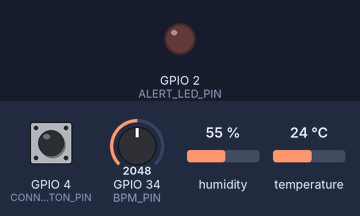
A sketch run on a simulated ESP32. On the bench: output pins drawn as LEDs (lit = HIGH). The inputs (shaded band) are chosen by the test bench; at power-on: temperature 24 °C, GPIO 4 (CONNECTIVITY_BUTTON_PIN) HIGH, GPIO 34 (BPM_PIN) = 2048, humidity 55 % (analog values on the 0–4095 scale). WiFi joins after 1.5 s; servers stay silent unless stated; no MQTT or app messages arrive unless stated; what the sketch prints to the serial monitor is not drawn.

Above: at 1.2 s.
1.3 s: temperature set to 37.7 °C
6.5 s: temperature set to 38.7 °C
At 11.5 s:
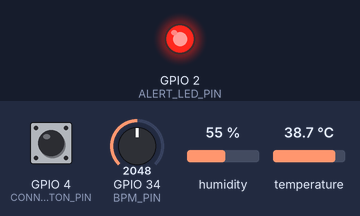
Timing chart, 0 to 13.0 s (numbered marks = the images above; inputs shaded):
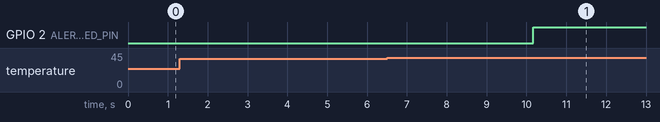

Measured:
- the behaviour switches between 38 and 38.1 °C on temperature (found by bisection; images 0 and 1)
- after the input at 1.3 s, every drawn part: stays the same
- after the input at 6.5 s, GPIO 2 (ALERT_LED_PIN): LOW → HIGH after 3.7 s

The sketch:

sketch.ino
```cpp
#include <Arduino.h>
#include <DHTesp.h>
#include <PubSubClient.h>
#include <WiFi.h>

#include "alert_logic.h"
#include "edge_buffer.h"
#include "mqtt_payload.h"

// ============================================================================
// CardioIA Fase 3 — Firmware Principal ESP32 (Edge Computing + MQTT)
// ============================================================================
// Simula um dispositivo vestível de monitoramento cardiológico contínuo com:
// 1. Coleta periódica (5.000 ms) de dois sensores distintos:
//    - DHT22 no GPIO 15 (temperatura ambiente/corporal simulada e umidade)
//    - Potenciômetro no ADC GPIO 34 (frequência cardíaca sintética: 40–180 BPM)
// 2. Processamento local na borda (Edge) e acionamento de LED de alerta (GPIO 2)
// 3. Simulação de conectividade Wi-Fi/MQTT via botão físico (GPIO 4) ou Serial
// 4. Resiliência offline via buffer circular FIFO (2.160 amostras = 3 horas)
// 5. Sincronização automática em lote e limpeza do buffer ao reconectar ao broker
// Nota: Utiliza dados exclusivamente sintéticos para fins acadêmicos.
namespace Config {
constexpr uint8_t DHT_PIN = 15;                  // Pino de dados do sensor DHT22
constexpr uint8_t BPM_PIN = 34;                  // Pino analógico (ADC1) do potenciômetro de BPM
constexpr uint8_t ALERT_LED_PIN = 2;             // LED vermelho indicador de alerta local
constexpr uint8_t CONNECTIVITY_BUTTON_PIN = 4;   // Botão pushbutton (pull-up) para alternar online/offline
constexpr uint32_t SAMPLE_INTERVAL_MS = 5000;    // Intervalo nominal de amostragem (5 segundos)
constexpr uint32_t BUTTON_DEBOUNCE_MS = 50;      // Tempo de debounce físico do botão (50 ms)
constexpr uint32_t RECONNECT_INTERVAL_MS = 5000; // Intervalo entre tentativas de reconexão Wi-Fi/MQTT
constexpr size_t OFFLINE_BUFFER_CAPACITY = 2160; // Capacidade offline: 2.160 amostras (3h a cada 5s)
constexpr uint16_t BPM_MIN = 40;                 // Limite inferior da escala sintética de BPM
constexpr uint16_t BPM_MAX = 180;                // Limite superior da escala sintética de BPM

constexpr char WIFI_SSID[] = "Wokwi-GUEST";
constexpr char MQTT_HOST[] = "broker.hivemq.com";
constexpr uint16_t MQTT_PORT = 1883;
constexpr char MQTT_CLIENT_ID[] = "cardioia-rm566777-esp32-01";
constexpr char TOPIC_TELEMETRY[] =
    "cardioia/fase3/rm566777/cardioia-esp32-01/telemetria";
constexpr char TOPIC_ALERT[] =
    "cardioia/fase3/rm566777/cardioia-esp32-01/alerta";
constexpr char TOPIC_STATUS[] =
    "cardioia/fase3/rm566777/cardioia-esp32-01/status";
}  // namespace Config

// Estrutura compacta de amostra retida em RAM (20 bytes por registro).
struct Sample {
  uint32_t sequence;
  uint32_t capturedAtMs;
  float temperatureC;
  float humidityPct;
  uint16_t bpm;
  bool sensorValid;
  uint8_t alertCode;
};

// Garante em tempo de compilação que o consumo do buffer seja previsível (43,2 KB).
static_assert(sizeof(Sample) == 20,
              "Revise a capacidade: o tamanho de Sample foi alterado");

DHTesp dht;
WiFiClient wifiClient;
PubSubClient mqttClient(wifiClient);
EdgeBuffer<Sample, Config::OFFLINE_BUFFER_CAPACITY> offlineBuffer;

uint32_t nextSequence = 1;
uint32_t lastSampleAt = 0;
uint32_t lastReconnectAttemptAt = 0;
uint32_t buttonChangedAt = 0;
bool forceDhtFailure = false;   // Flag de teste para simular falha do sensor DHT22
bool networkEnabled = true;     // Estado booleano de conectividade simulada (online/offline)
bool lastButtonReading = HIGH;
bool stableButtonState = HIGH;

// Converte a máscara binária de alerta no rótulo principal por ordem de prioridade clínica/técnica.
const char* primaryAlertLabel(uint8_t code) {
  if (code == ALERT_NONE) return "normal";
  if (code & ALERT_SENSOR_ERROR) return "sensor_error";
  if (code & ALERT_TEMP_HIGH) return "high_temperature";
  if (code & ALERT_BPM_HIGH) return "high_bpm";
  if (code & ALERT_BPM_LOW) return "low_bpm";
  return "unknown";
}

// Publica o estado operacional do dispositivo no tópico de status (com opção de retenção no broker).
void publishStatus(const char* state, bool retained) {
  if (!mqttClient.connected()) return;
  char payload[256];
  const int length = formatStatusJson(
      payload, sizeof(payload), state, offlineBuffer.size(),
      offlineBuffer.dropped(), millis());
  const bool valid = length > 0 && static_cast<size_t>(length) < sizeof(payload);
  const bool accepted = valid &&
                        mqttClient.publish(Config::TOPIC_STATUS, payload, retained);
  Serial.printf("MQTT_STATUS state=%s retained=%s accepted=%s pending=%u\n",
                state, retained ? "true" : "false",
                accepted ? "true" : "false",
                static_cast<unsigned>(offlineBuffer.size()));
}

// Publica uma amostra (ao vivo ou sincronizada do buffer) nos tópicos MQTT e registra no Monitor Serial.
bool publishSample(const Sample& sample, const char* source,
                   size_t pendingAfterPublish) {
  if (!mqttClient.connected()) return false;
  const TelemetryPayloadInput input{
      sample.sequence,       sample.capturedAtMs, sample.temperatureC,
      sample.humidityPct,    sample.bpm,          sample.sensorValid,
      sample.alertCode,      primaryAlertLabel(sample.alertCode),
      source,                pendingAfterPublish, offlineBuffer.dropped()};
  char payload[512];
  const int length = formatTelemetryJson(payload, sizeof(payload), input);
  if (length <= 0 || static_cast<size_t>(length) >= sizeof(payload)) {
    Serial.printf("MQTT_ERROR seq=%lu reason=payload_overflow\n",
                  static_cast<unsigned long>(sample.sequence));
    return false;
  }
  const bool telemetryAccepted =
      mqttClient.publish(Config::TOPIC_TELEMETRY, payload, false);
  bool alertAccepted = true;
  if (sample.alertCode != ALERT_NONE) {
    alertAccepted = mqttClient.publish(Config::TOPIC_ALERT, payload, false);
  }
  const bool accepted = telemetryAccepted && alertAccepted;
  Serial.printf(
      "MQTT_PUBLISH seq=%lu source=%s telemetry=%s alert=%s accepted=%s "
      "pending_after=%u payload=%s\n",
      static_cast<unsigned long>(sample.sequence), source,
      telemetryAccepted ? "true" : "false",
      alertAccepted ? "true" : "false", accepted ? "true" : "false",
      static_cast<unsigned>(pendingAfterPublish), payload);
  return accepted;
}

// Drena e sincroniza na ordem original (FIFO) todas as amostras retidas durante o período offline.
// Cada amostra só é removida do buffer local (discardFront) após confirmação de publicação.
void synchronizeBufferedSamples() {
  if (!mqttClient.connected() || offlineBuffer.empty()) return;
  Serial.printf("SYNC_START pending=%u dropped_samples=%lu\n",
                static_cast<unsigned>(offlineBuffer.size()),
                offlineBuffer.dropped());
  publishStatus("online_syncing", true);
  size_t sent = 0;
  Sample sample{};
  while (mqttClient.connected() && offlineBuffer.front(sample)) {
    const size_t pendingAfter = offlineBuffer.size() - 1;
    if (!publishSample(sample, "buffered", pendingAfter)) break;
    offlineBuffer.discardFront();
    ++sent;
    mqttClient.loop();
  }
  Serial.printf("SYNC_DONE sent=%u pending=%u dropped_samples=%lu\n",
                static_cast<unsigned>(sent),
                static_cast<unsigned>(offlineBuffer.size()),
                offlineBuffer.dropped());
  publishStatus(offlineBuffer.empty() ? "online" : "online_syncing", true);
}

// Armazena uma amostra no buffer circular local quando offline ou se a publicação falhar.
void enqueueSample(const Sample& sample, const char* reason) {
  const bool overwritten = offlineBuffer.push(sample);
  Serial.printf(
      "BUFFER_STORE seq=%lu reason=%s pending=%u capacity=%u "
      "dropped_samples=%lu overwritten=%s\n",
      static_cast<unsigned long>(sample.sequence), reason,
      static_cast<unsigned>(offlineBuffer.size()),
      static_cast<unsigned>(offlineBuffer.capacity()), offlineBuffer.dropped(),
      overwritten ? "true" : "false");
}

// Gerencia de forma não-bloqueante a conexão Wi-Fi, reconexão ao broker MQTT (com Last Will)
// e disparo da sincronização de pendências do buffer local.
void serviceNetwork() {
  if (!networkEnabled) return;
  if (WiFi.status() != WL_CONNECTED) {
    if (millis() - lastReconnectAttemptAt >= Config::RECONNECT_INTERVAL_MS) {
      lastReconnectAttemptAt = millis();
      Serial.println("WIFI_RECONNECT attempt=true");
      WiFi.begin(Config::WIFI_SSID, "", 6);
    }
    return;
  }
  if (!mqttClient.connected()) {
    if (millis() - lastReconnectAttemptAt < Config::RECONNECT_INTERVAL_MS) return;
    lastReconnectAttemptAt = millis();
    char willPayload[256];
    formatStatusJson(willPayload, sizeof(willPayload), "offline_unexpected",
                     offlineBuffer.size(), offlineBuffer.dropped(), millis());
    Serial.printf("MQTT_CONNECT host=%s port=%u\n", Config::MQTT_HOST,
                  Config::MQTT_PORT);
    const bool connected = mqttClient.connect(
        Config::MQTT_CLIENT_ID, Config::TOPIC_STATUS, 0, true, willPayload);
    Serial.printf("MQTT_CONNECT_RESULT connected=%s state=%d\n",
                  connected ? "true" : "false", mqttClient.state());
    if (connected) {
      publishStatus(offlineBuffer.empty() ? "online" : "online_syncing", true);
      synchronizeBufferedSamples();
    }
    return;
  }
  mqttClient.loop();
  synchronizeBufferedSamples();
}

// Alterna o estado simulado de conectividade (online/offline) por botão ou comando Serial.
void setNetworkEnabled(bool enabled, const char* source) {
  if (networkEnabled == enabled) return;
  networkEnabled = enabled;
  Serial.printf("CONNECTIVITY state=%s source=%s pending=%u\n",
                enabled ? "enabled" : "disabled", source,
                static_cast<unsigned>(offlineBuffer.size()));
  if (!enabled) {
    mqttClient.disconnect();
  } else {
    lastReconnectAttemptAt = millis() - Config::RECONNECT_INTERVAL_MS;
  }
}

// Processa comandos determinísticos enviados pelo Monitor Serial durante ensaios de validação:
// 'O'/'o' -> Desativa rede (modo offline) | 'N'/'n' -> Reativa rede (modo online e sincroniza)
// 'F'/'f' -> Simula falha do sensor DHT22 | 'R'/'r' -> Recupera leitura normal do DHT22
void processTestCommands() {
  while (Serial.available() > 0) {
    const char command = static_cast<char>(Serial.read());
    if (command == 'F' || command == 'f') {
      forceDhtFailure = true;
      Serial.println("TEST dht_fault=on");
    } else if (command == 'R' || command == 'r') {
      forceDhtFailure = false;
      Serial.println("TEST dht_fault=off");
    } else if (command == 'O' || command == 'o') {
      setNetworkEnabled(false, "serial");
    } else if (command == 'N' || command == 'n') {
      setNetworkEnabled(true, "serial");
    }
  }
}

// Lê o botão físico de conectividade (GPIO 4) com filtro de debounce por software.
void processConnectivityButton() {
  const bool reading = digitalRead(Config::CONNECTIVITY_BUTTON_PIN);
  if (reading != lastButtonReading) {
    lastButtonReading = reading;
    buttonChangedAt = millis();
  }
  if (millis() - buttonChangedAt < Config::BUTTON_DEBOUNCE_MS) return;
  if (reading != stableButtonState) {
    stableButtonState = reading;
    if (stableButtonState == LOW) setNetworkEnabled(!networkEnabled, "button");
  }
}

// Realiza a leitura dos sensores (DHT22 + potenciômetro de BPM), aplica sentinelas em caso
// de falha do sensor e executa a classificação local de alertas na borda (Edge).
Sample collectSample() {
  const TempAndHumidity reading = dht.getTempAndHumidity();
  const bool sensorValid = !forceDhtFailure && !isnan(reading.temperature) &&
                           !isnan(reading.humidity);
  const int rawBpm = constrain(analogRead(Config::BPM_PIN), 0, 4095);
  const uint16_t bpm = map(rawBpm, 0, 4095, Config::BPM_MIN, Config::BPM_MAX);
  Sample sample{};
  sample.sequence = nextSequence++;
  sample.capturedAtMs = millis();
  sample.temperatureC = sensorValid ? reading.temperature : -999.0F;
  sample.humidityPct = sensorValid ? reading.humidity : -1.0F;
  sample.bpm = bpm;
  sample.sensorValid = sensorValid;
  sample.alertCode = calculateAlert(reading.temperature, bpm, sensorValid);
  return sample;
}

// Executa o ciclo completo de uma amostra: captura, atuação local no LED, log Serial e
// roteamento inteligente (envio imediato via MQTT quando online ou retenção FIFO quando offline).
void sampleAndRoute() {
  const Sample sample = collectSample();
  digitalWrite(Config::ALERT_LED_PIN,
               sample.alertCode == ALERT_NONE ? LOW : HIGH);
  Serial.printf(
      "SAMPLE seq=%lu uptime_ms=%lu temp=%.1fC humidity=%.1f%% bpm=%u "
      "sensor_valid=%s alert_code=%u alert=%s\n",
      static_cast<unsigned long>(sample.sequence),
      static_cast<unsigned long>(sample.capturedAtMs), sample.temperatureC,
      sample.humidityPct, sample.bpm, sample.sensorValid ? "true" : "false",
      sample.alertCode, primaryAlertLabel(sample.alertCode));
  if (!networkEnabled || !mqttClient.connected()) {
    enqueueSample(sample, !networkEnabled ? "network_disabled" : "mqtt_offline");
    return;
  }
  synchronizeBufferedSamples();
  if (!offlineBuffer.empty() || !publishSample(sample, "live", 0)) {
    enqueueSample(sample, "publish_failed");
  }
}

// Inicializa periféricos, ADC de 12 bits, sensor DHT22, cliente Wi-Fi/MQTT e primeira coleta.
void setup() {
  Serial.begin(115200);
  pinMode(Config::ALERT_LED_PIN, OUTPUT);
  pinMode(Config::CONNECTIVITY_BUTTON_PIN, INPUT_PULLUP);
  digitalWrite(Config::ALERT_LED_PIN, LOW);
  analogReadResolution(12);
  dht.setup(Config::DHT_PIN, DHTesp::DHT22);
  mqttClient.setServer(Config::MQTT_HOST, Config::MQTT_PORT);
  mqttClient.setBufferSize(512);
  WiFi.mode(WIFI_STA);
  WiFi.begin(Config::WIFI_SSID, "", 6);
  Serial.println("BOOT CardioIA Fase 3 Etapa 4 — MQTT sintético");
  Serial.printf("MQTT_TOPICS telemetry=%s alert=%s status=%s\n",
                Config::TOPIC_TELEMETRY, Config::TOPIC_ALERT,
                Config::TOPIC_STATUS);
  lastReconnectAttemptAt = millis() - Config::RECONNECT_INTERVAL_MS;
  sampleAndRoute();
  lastSampleAt = millis();
}

// Loop principal cooperativo: processa comandos, botão, pilha de rede e janela de amostragem.
void loop() {
  processTestCommands();
  processConnectivityButton();
  serviceNetwork();
  if (millis() - lastSampleAt >= Config::SAMPLE_INTERVAL_MS) {
    lastSampleAt = millis();
    sampleAndRoute();
  }
  delay(10);
}
```

alert_logic.h
```cpp
#pragma once

#include <stdint.h>

// ============================================================================
// CardioIA Fase 3 — Regras de Classificação de Alertas no Edge (ESP32)
// ============================================================================
// Define os limites didáticos de monitoramento contínuo para triagem local:
// - Faixa normal de batimentos: 50 <= BPM <= 120 (limites inclusivos)
// - Temperatura normal: <= 38.0 °C (limite inclusivo)
// O processamento ocorre integralmente na borda (Edge Computing), permitindo
// acionamento imediato do LED físico e rotulagem mesmo sem conexão Wi-Fi/MQTT.
namespace AlertThresholds {
constexpr uint16_t BPM_LOW = 50;
constexpr uint16_t BPM_HIGH = 120;
constexpr float TEMP_HIGH_C = 38.0F;
}  // namespace AlertThresholds

// Máscara de bits (bitmask) para representar múltiplos alertas simultâneos:
// - Bit 0 (valor 1): Bradicardia sintética (BPM < 50)
// - Bit 1 (valor 2): Taquicardia sintética (BPM > 120)
// - Bit 2 (valor 4): Hipertermia / febre sintética (Temperatura > 38.0 °C)
// - Bit 3 (valor 8): Falha técnica de leitura do sensor DHT22 (NaN / timeout)
enum AlertCode : uint8_t {
  ALERT_NONE = 0,
  ALERT_BPM_LOW = 1 << 0,
  ALERT_BPM_HIGH = 1 << 1,
  ALERT_TEMP_HIGH = 1 << 2,
  ALERT_SENSOR_ERROR = 1 << 3,
};

// Avalia os sinais vitais capturados e retorna a máscara combinada (alert_code).
// Quando o DHT22 falha (!sensorValid), a regra térmica é suprimida para evitar
// falso positivo sobre o valor sentinela (-999.0 °C), sinalizando ALERT_SENSOR_ERROR.
inline uint8_t calculateAlert(float temperatureC, uint16_t bpm,
                              bool sensorValid) {
  uint8_t code = ALERT_NONE;
  if (!sensorValid) code |= ALERT_SENSOR_ERROR;
  if (sensorValid && temperatureC > AlertThresholds::TEMP_HIGH_C) {
    code |= ALERT_TEMP_HIGH;
  }
  if (bpm < AlertThresholds::BPM_LOW) code |= ALERT_BPM_LOW;
  if (bpm > AlertThresholds::BPM_HIGH) code |= ALERT_BPM_HIGH;
  return code;
}
```

Source omitted: edge_buffer.h (2356 bytes), mqtt_payload.h (2832 bytes)
